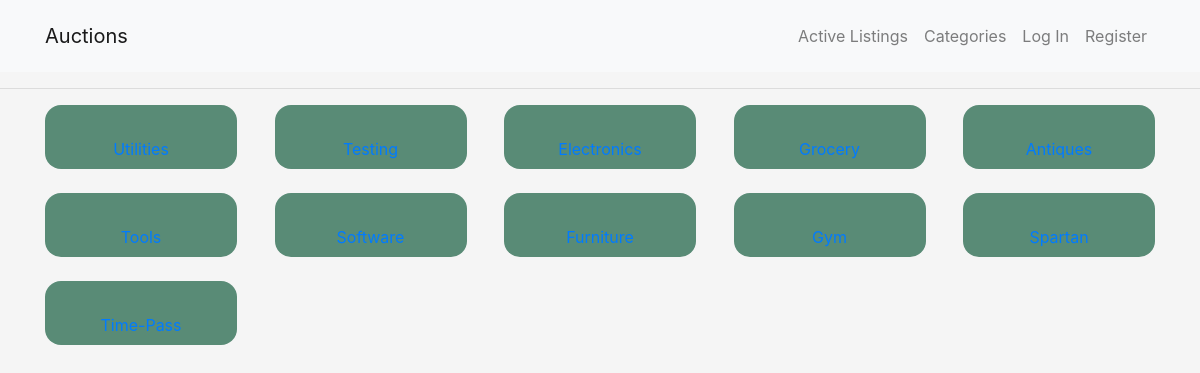
The page /categories on the database as committed earlier.
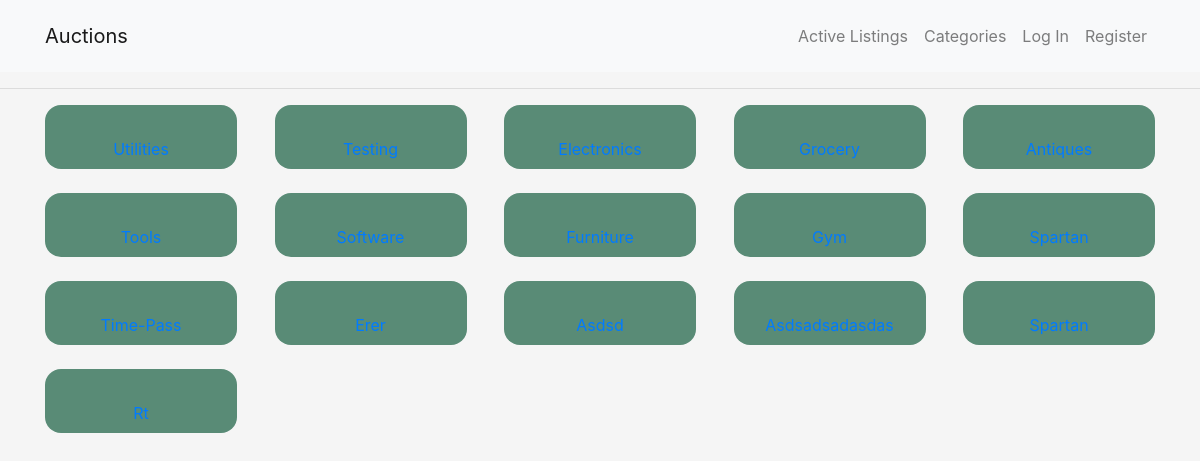
The same page on the database as committed later.
### auctions/models.py (models this page shows, shortened)
class Category(models.Model):
    name = models.CharField(max_length=32)

### auctions/views.py (the view, shortened to what this page needs)
# urls.py: path("categories", views.categories, name="categories"),
def categories(request):
    return render(request, "auctions/categories.html", {
        'categories': Category.objects.all()
    })

### auctions/templates/auctions/categories.html (shortened to what this page needs)
{% extends 'auctions/layout.html' %}
{% block body %}
<div class="grid-container text-center">
    {% for category in categories %}
    <a href="{% url 'filter' category.name %}">
        <div class="grid-item">
            {{ category.name|title }}
        </div>
    </a>
    {% endfor %}
</div>
{% endblock %}

### auctions/templates/auctions/layout.html (shortened to what this page needs)
{% load static %}
<!DOCTYPE html>
<html lang="en">
<head>
    <link rel="stylesheet" href="https://stackpath.bootstrapcdn.com/bootstrap/4.1.1/css/bootstrap.min.css"
>
    <link href="{% static 'auctions/styles.css' %}" rel="stylesheet">
</head>
<body>
    <nav class="navbar sticky-top navbar-expand-lg navbar-light bg-light p-3">
        <div class="container">
            <a class="navbar-brand" href="{% url 'all' %}">Auctions</a>
            <div class="collapse navbar-collapse justify-content-between" id="navbarNav">
                <ul class="navbar-nav">
                    <li class="nav-item">
                        <a class="nav-link" href="{% url 'index' %}">
                            Active Listings
                        </a>
                    </li>
                    <li class="nav-item">
                        <a class="nav-link" href="{% url 'categories' %}">
                            Categories
                        </a>
                    </li>
                    {% if user.is_authenticated %}
                    <li class="nav-item">
                        <a class="nav-link" href="{% url 'logout' %}">Watchlist</a>
                    </li>
                    <li class="nav-item">
                        <a class="nav-link" href="{% url 'createListing' %}">Create Listing</a>
                    </li>
                    <li class="nav-item">
                        <a class="nav-link" href="#">
                            {% if user.is_authenticated %}
                            Signed in as <strong>{{ user.username }}</strong>.
                            {% else %}
                            Not signed in.
                            {% endif %}
                        </a>
                    </li>
                    <li class="nav-item">
                        <a class="nav-link" href="{% url 'logout' %}">Log Out</a>
                    </li>
                    {% else %}
                    <li class="nav-item">
                        <a class="nav-link" href="{% url 'login' %}">Log In</a>
                    </li>
                    <li class="nav-item">
                        <a class="nav-link" href="{% url 'register' %}">Register</a>
                    </li>
                    {% endif %}
                </ul>
            </div>
        </div>
    </nav>
    <hr>
    <div class="container">
        {% block body %}
        {% endblock %}
    </div>
</body>
</html>

### auctions/static/auctions/styles.css (style rules this page uses)
html, body { height: 100%;width: 100%;background-color: whitesmoke; }
.grid-container { display: flex; justify-content: space-between; flex-wrap: wrap; }
.grid-item { min-width: 12rem; width: auto; height: 10%; flex: 0 1 24%; background-color: rgb(89, 139, 118); padding: 2rem 0; border-radius: 1rem; }

Rows that differ between the two databases and show on the page:
added Category: name "Erer"
added Category: name "Asdsd"
added Category: name "Asdsadsadasdas"
added Category: name "Spartan"
added Category: name "Rt"
